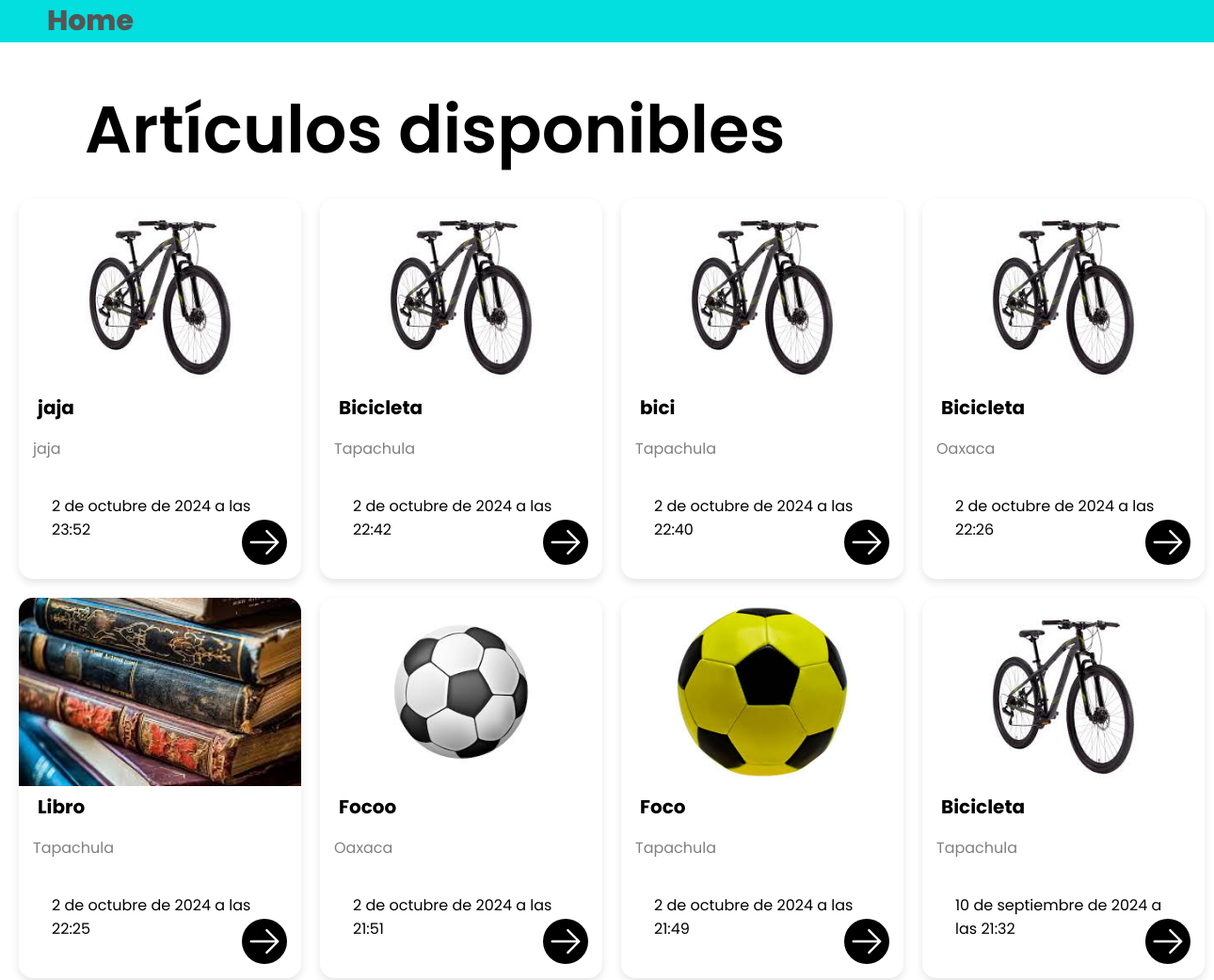
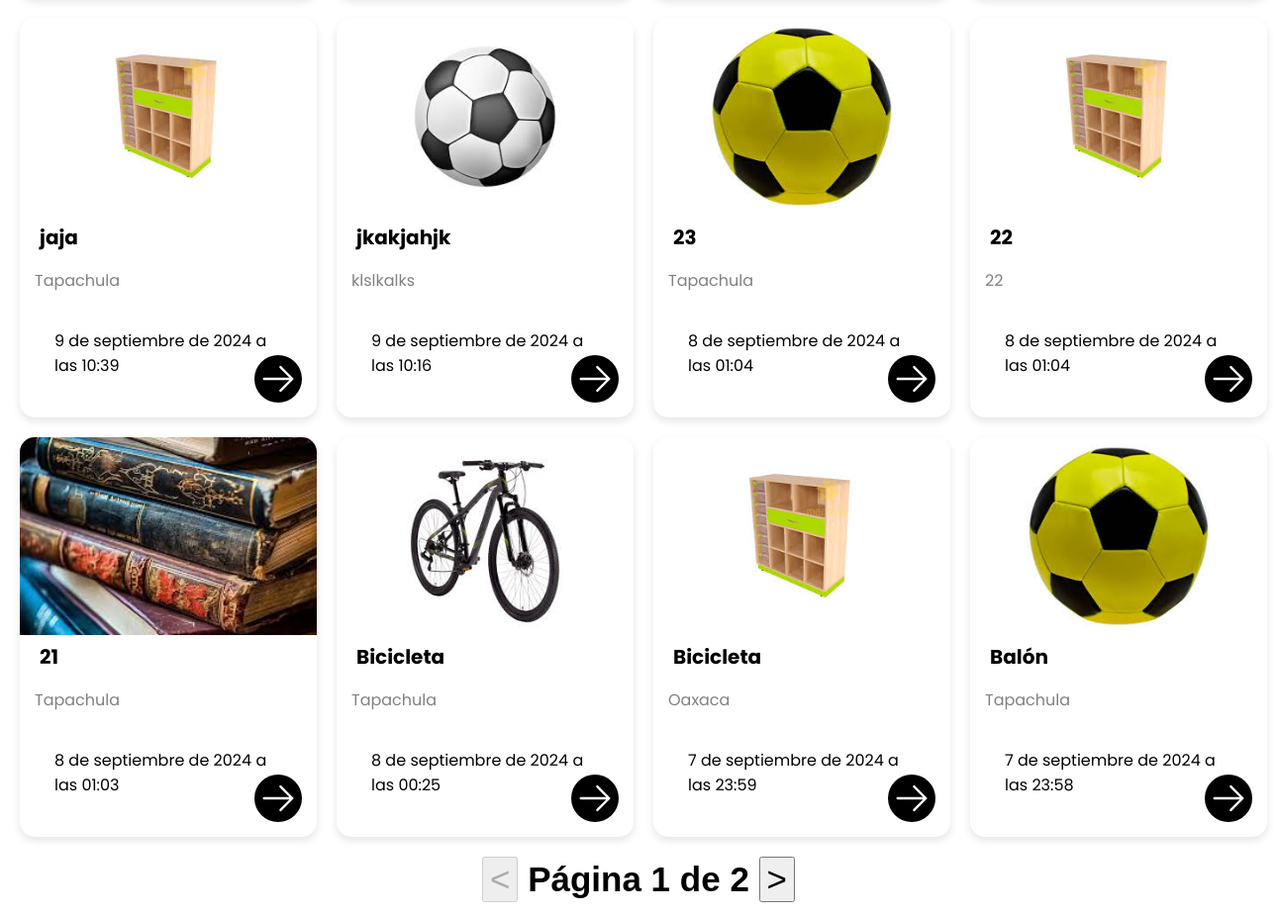
Page /articulosdisponibles on the earlier database version (2 pictures, top to bottom).
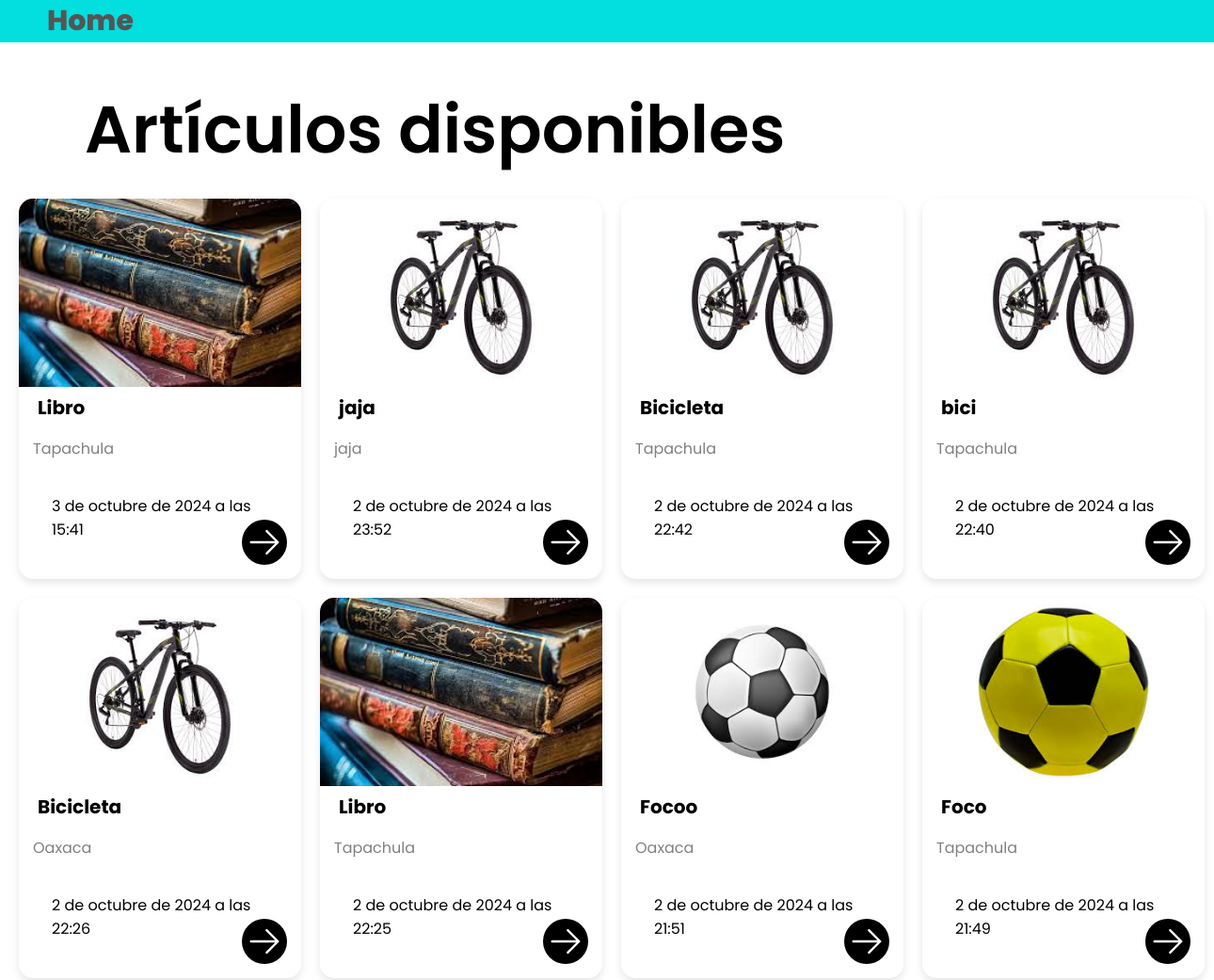
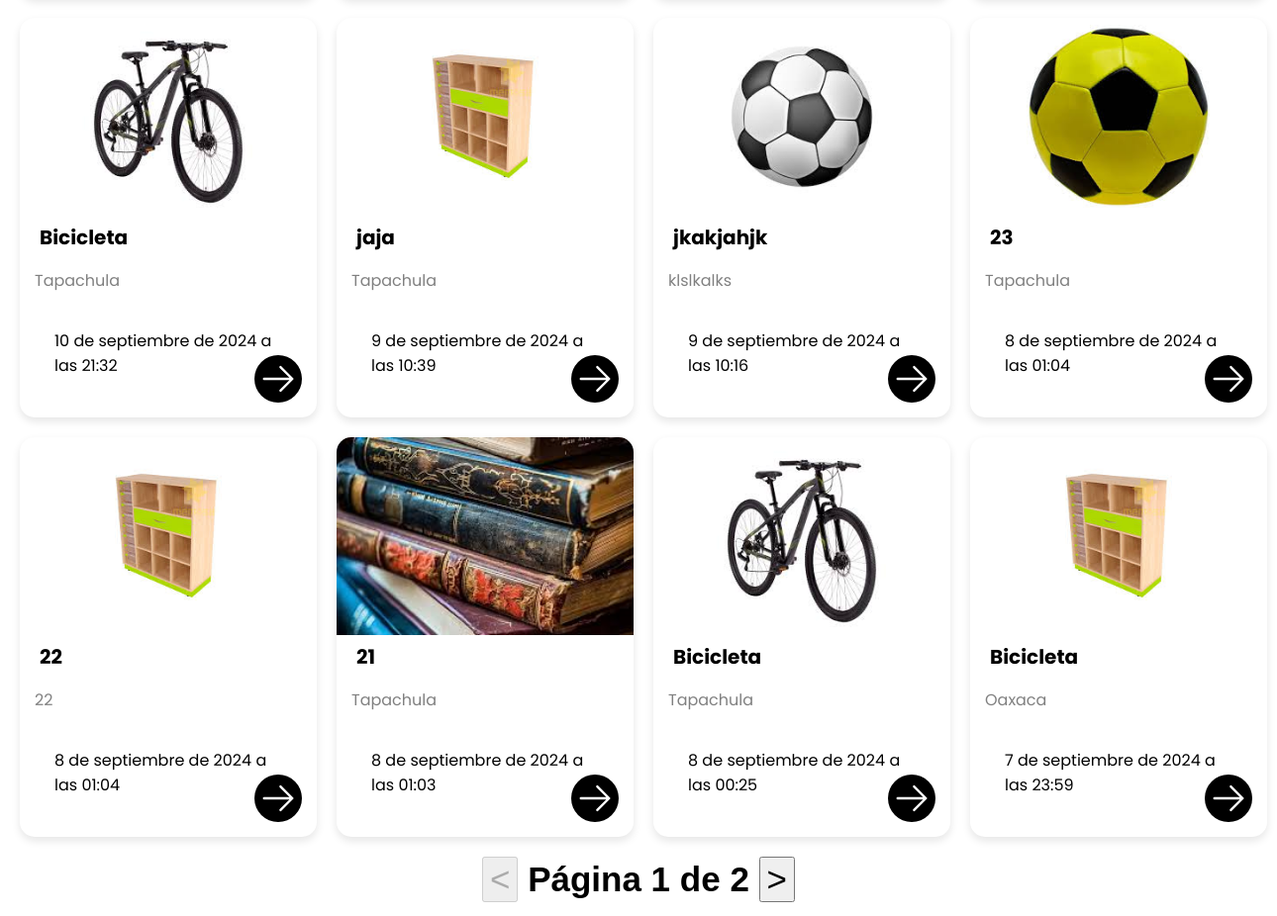
Same page on the later database version (2 pictures, top to bottom).
### core/models.py (models this page shows, shortened)
class Articulo(models.Model):
    nombre = models.CharField(max_length=100)
    descripcion = models.TextField()
    ubicacion = models.CharField(max_length=100)
    fecha_subida = models.DateTimeField(auto_now_add=True)
    fecha_actualizacion = models.DateTimeField(auto_now=True)
    imagen = models.ImageField(upload_to='articulos/', null=False, blank=False)
    usuario = models.ForeignKey(User, on_delete=models.CASCADE, null=False,blank=False)

### core/views.py (the view)
# urls.py: path('articulosdisponibles',ArticuloViewAll.as_view(),name="articulos-view-all"),
class ArticuloViewAll(ListView):
    model = Articulo
    template_name = 'core/articulos_listado.html'
    context_object_name = 'articulos'
    paginate_by = 16
    ordering = ['-fecha_subida']

### core/templates/core/articulos_listado.html (shortened to what this page needs)
{% load static %}
<!DOCTYPE html>
<html lang="es">
  <head>
    <link rel="stylesheet" href="{% static 'core/styles/style_listado_articulos.css' %}" />
    <link rel="stylesheet" href="https://unpkg.com/aos@next/dist/aos.css" />
  </head>
  <body>
    <main>
      <div class="container-bread">
        <div class="breadcrumb">
          <a href="{% url 'articulo-list' %}">Home</a>
        </div>
      </div>
      <section id="product-section">
        <div class="product-section-text-container">
          <div>
            <h2 class="product-section__title">Artículos disponibles</h2>
          </div>
        </div>
        <div class="card-container">
          {% for articulo in articulos %}
          <div class="card">
            <div class="card-img">
              {% if articulo.imagen %}
              <img src="{{articulo.imagen.url}}" alt="image1" class="zoom" data-articulo-id="{{articulo.pk}}"/>
              {% else %}
              <h2 class="no-images" style="margin-bottom: 95px;">No hay imagenes disponibles</h2>
              {% endif %}
            </div>
            <div class="card-content">
              <h2 class="item-name">{{articulo.nombre}}</h2>
              <p class="item-location">{{articulo.ubicacion}}</p>
              <p class="item-datetime" style="padding: 20px;">{{articulo.fecha_subida}}</p>
              <button type="button" class="arrow-icon" onclick="location.href='{% url 'articulo-detail' articulo.pk %}'">
                <svg
                  xmlns="http://www.w3.org/2000/svg"
                  fill="none"
                  viewBox="0 0 24 24"
                  stroke-width="1.5"
                  stroke="currentColor"
                  class="svg-arrow-icon"
                >
                  <path
                    stroke-linecap="round"
                    stroke-linejoin="round"
                    d="M13.5 4.5 21 12m0 0-7.5 7.5M21 12H3"
                  />
                </svg>
              </button>
            </div>
          </div>
          {% endfor %}
      </section>
    </main>
    <footer class="pagination">
    {% if page_obj.has_previous %}
    <button onclick="location.href='?page={{page_obj.previous_page_number}}'"><</button>
    {% else %}
    <button disabled style="cursor: default;"><</button>
    {% endif %}
       Página {{page_obj.number}} de {{page_obj.paginator.num_pages}}
       {% if page_obj.has_next %}
      <button onclick="location.href='?page={{page_obj.next_page_number}}'">></button>
      {% else %}
      <button disabled style="cursor: default;">></button>
       {% endif %}
    </footer>
  </body>
</html>

Differences in the rows shown:
no longer on this page (row unchanged): Articulo: imagen (picture), nombre "Balón", ubicacion "Tapachula", fecha_subida "7 de septiembre de 2024 a las 23:58"
added Articulo: imagen (picture), nombre "Libro", ubicacion "Tapachula", fecha_subida "3 de octubre de 2024 a las 15:41"
